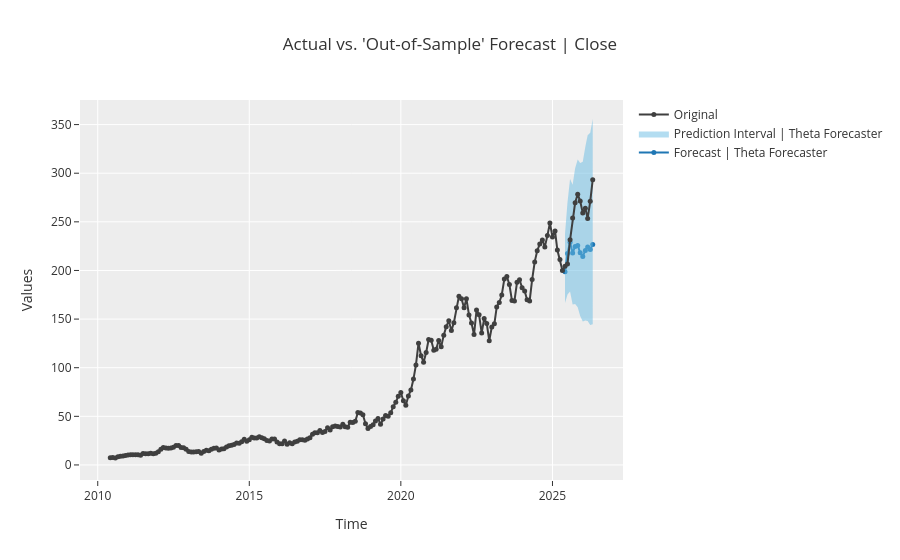

The notebook cell saved with this chart:
### Markdown cell above
## Cell 5: Eksekusi Pipeline — AAPL

Menjalankan seluruh pipeline untuk saham **AAPL** (Apple Inc).

### Code cell
eksperimen_aapl = EksperimenSaham('AAPL')
(
    eksperimen_aapl
    .muat_data_bulanan(DATA_PROCESSED_DIR)
    .jalankan_setup(horizon=HORIZON_PREDIKSI, ukuran_training=UKURAN_TRAINING)
    .cari_model_terbaik()
    .simpan_ke_monthly(MODEL_MONTHLY_DIR)
)

print(f'\n>>> [SEL 5] Hasil Eksperimen AAPL (LOG):')
display(pull())
plot_model(eksperimen_aapl.model_terbaik, plot='forecast')

### Figure 1 — Plotly figure (JSON) as saved in the notebook; plotly's stock layout.template omitted (floating-point values rounded to 4 significant figures; data arrays with more than 128 entries replaced by an {"elided": "..."} marker saying what was removed)
{"data": [{"line": {"color": "#1f77b4"}, "marker": {"size": 5}, "mode": "lines+markers", "name": "Forecast | Theta Forecaster", "showlegend": true, "type": "scatter", "x": ["2025-06-01T00:00:00", "2025-07-01T00:00:00", "2025-08-01T00:00:00", "2025-09-01T00:00:00", "2025-10-01T00:00:00", "2025-11-01T00:00:00", "2025-12-01T00:00:00", "2026-01-01T00:00:00", "2026-02-01T00:00:00", "2026-03-01T00:00:00", "2026-04-01T00:00:00", "2026-05-01T00:00:00"], "y": [198.8, 217.5, 229.0, 218.0, 224.7, 225.7, 218.1, 214.4, 220.6, 224.1, 221.6, 226.8]}, {"line": {"width": 0}, "marker": {"color": "#68BBE3"}, "mode": "lines", "name": "Lower Interval", "showlegend": false, "type": "scatter", "x": ["2025-06-01T00:00:00", "2025-07-01T00:00:00", "2025-08-01T00:00:00", "2025-09-01T00:00:00", "2025-10-01T00:00:00", "2025-11-01T00:00:00", "2025-12-01T00:00:00", "2026-01-01T00:00:00", "2026-02-01T00:00:00", "2026-03-01T00:00:00", "2026-04-01T00:00:00", "2026-05-01T00:00:00"], "y": [166.6, 175.2, 178.4, 164.9, 165.5, 162.2, 153.2, 147.4, 148.6, 148.1, 143.8, 144.6]}, {"fill": "tonexty", "fillcolor": "rgba(104,187,227,0.5)", "line": {"width": 0}, "marker": {"color": "#68BBE3"}, "mode": "lines", "name": "Prediction Interval | Theta Forecaster", "showlegend": true, "type": "scatter", "x": ["2025-06-01T00:00:00", "2025-07-01T00:00:00", "2025-08-01T00:00:00", "2025-09-01T00:00:00", "2025-10-01T00:00:00", "2025-11-01T00:00:00", "2025-12-01T00:00:00", "2026-01-01T00:00:00", "2026-02-01T00:00:00", "2026-03-01T00:00:00", "2026-04-01T00:00:00", "2026-05-01T00:00:00"], "y": [237.1, 270.0, 294.0, 288.2, 305.0, 314.1, 310.5, 311.7, 327.3, 339.0, 341.5, 355.7]}, {"marker": {"color": "#3f3f3f", "size": 5}, "mode": "lines+markers", "name": "Original", "showlegend": true, "type": "scatter", "x": {"elided": "192 str values"}, "y": {"elided": "192 float values"}}], "layout": {"showlegend": true, "title": {"text": "Actual vs. 'Out-of-Sample' Forecast | Close"}, "xaxis": {"title": {"text": "Time"}}, "yaxis": {"title": {"text": "Values"}}}}
